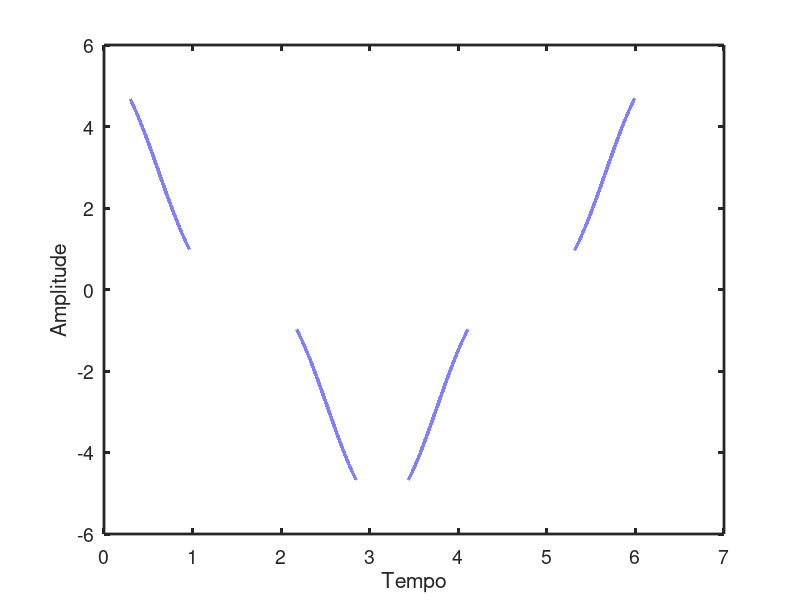
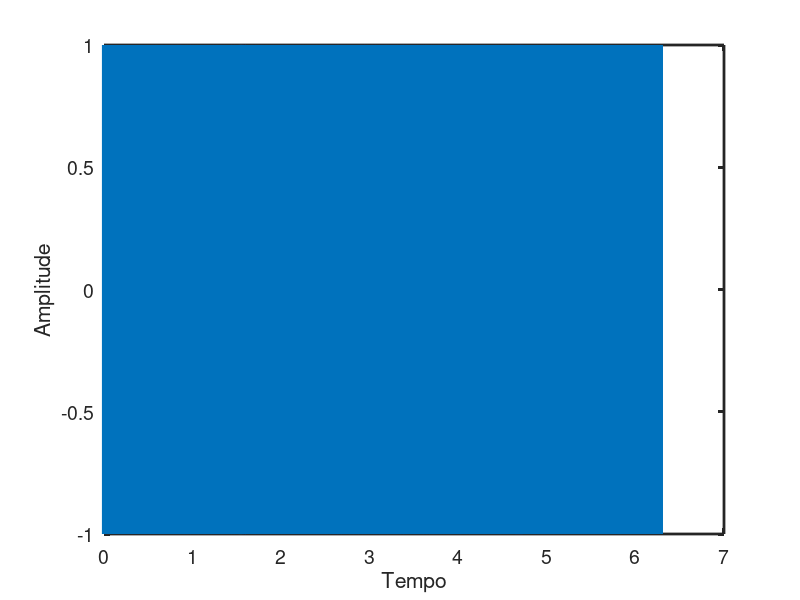
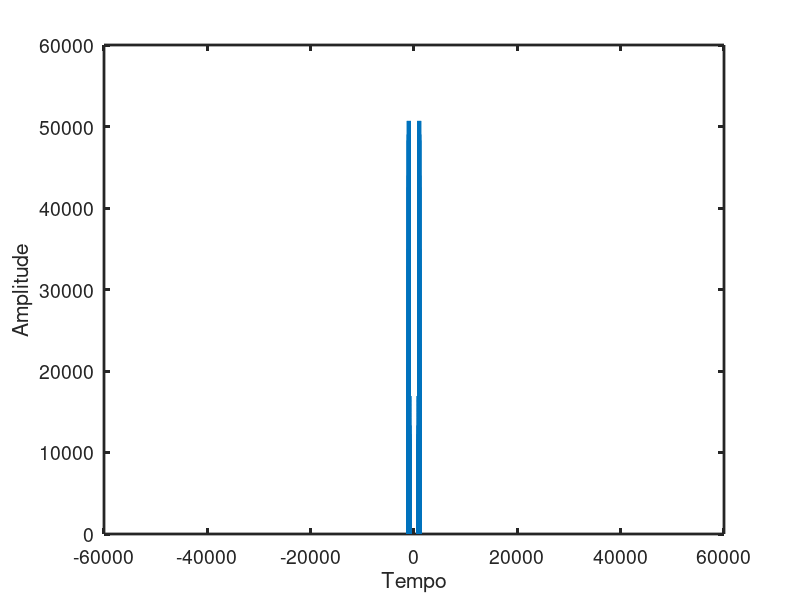

Write MATLAB code to recreate these figures, in order.
%%%%%%%%%%%%%%%%%%%%%%%%%%%%%%%%%%%%%%%%%%%%%%%%%%%%%%%%%%%%%%%%%%%%%% %% %% 0 - banda do sinal modulado em FM%%%%%%%%%%%%%%%%%%%%%%%%%%%%%%%%%%%%%%%%%%%%%%%%%%%%%%%%%%%%%%%%%%%%%% 1 - Preparação do código %% %% Boas práticas: limpeza de variáveis; variáveis globais%% Constantes; carregar bibliotecas;...%%%%% Limpezaclc;close all;clear all;%%%%%%%%%%%%%%%%%%%%%%%%%%%%%%%%%%%%%%%%%%%%%%%%%%%%%%%%%%%%%%%%%%%%%% 1 - Mensagem %% fc = 1000;      %%% frequência da portadoraTc = 1/fc;      %%% período da portadorawm = 1;         %%% frequência da mensagemTm = (2*pi);  %%% período da mensagemRes = Tc/100;   %%% resolução no tempoNp  = Tm/Res;   %%% número de pontos%%% vetor tempotempo = linspace(0,Tm,Np);%%% mensagemmt = 4*cos(tempo) + (4/3)*cos(3*tempo);%%% Visualizando a mensagemfigure(1)plot(tempo,mt)xlabel('Tempo')ylabel('Amplitude')set(findall(gcf,'Type','line'),'LineWidth',3);set(gca,'FontSize',14,'LineWidth',2);%%% O valor máximo da mensagemmp   = max(mt);%%% indíce de modulaçãoKf   = 20;        % constante de modulaçãoBm   = 3/(2*pi);  % Banda da mensagembeta = Kf*mp/Bm%%%%%%%%%%%%%%%%%%%%%%%%%%%%%%%%%%%%%%%%%%%%%%%%%%%%%%%%%%%%%%%%%%%%%% 2 - Sinal modulado %% FMt = cos(2000*pi*tempo + 160*pi*sin(tempo) + (160*pi/9)* sin(3*tempo));%%% Visualizando a mensagemfigure(2)plot(tempo,FMt)xlabel('Tempo')ylabel('Amplitude')set(findall(gcf,'Type','line'),'LineWidth',3);set(gca,'FontSize',14,'LineWidth',2);%%%%%%%%%%%%%%%%%%%%%%%%%%%%%%%%%%%%%%%%%%%%%%%%%%%%%%%%%%%%%%%%%%%%%% 3 - Análise em frequência %% F_FM      = fft(FMt);       % Fourier do FM%%% frequenciafs         = 1/Res;         % amostragemfrequencia = linspace(-fs/2,fs/2,Np);%%% visualizaçãofigure(3)plot(frequencia,fftshift(abs(F_FM)))xlabel('Tempo')ylabel('Amplitude')set(findall(gcf,'Type','line'),'LineWidth',3);set(gca,'FontSize',14,'LineWidth',2);%%% Cáculo teórico da banda - estimativaBanda = 2*(beta+1)*Bm